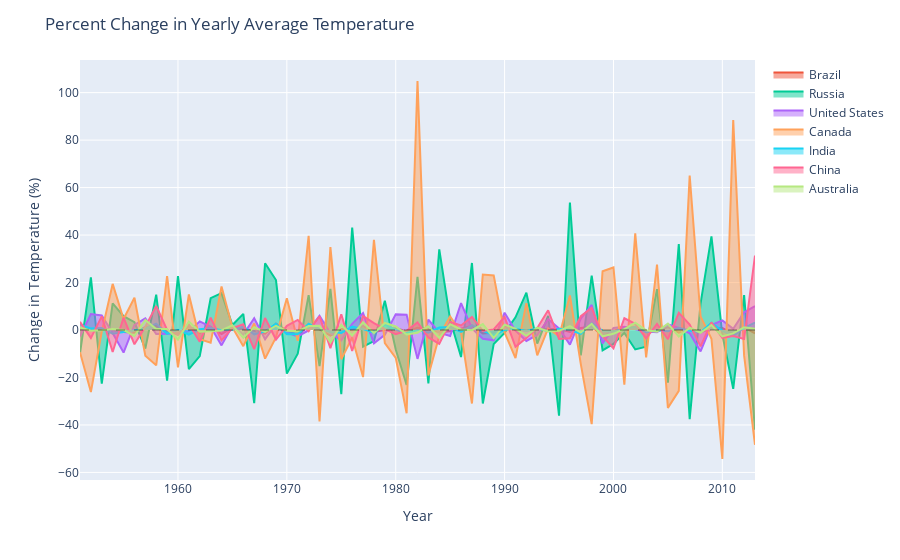

The notebook cell this image was saved under:
### Code cell
# Draw the lie plot (fill area for easier visualization)
fig5 = px.line()
fig5_x = percent_change_df['Years']
fig5_y_Brazil = percent_change_df['% Change in Yearly Avg Temp for Brazil']
fig5_y_Russia = percent_change_df['% Change in Yearly Avg Temp for Russia']
fig5_y_United_States = percent_change_df['% Change in Yearly Avg Temp for United States']
fig5_y_Canada = percent_change_df['% Change in Yearly Avg Temp for Canada']
fig5_y_India = percent_change_df['% Change in Yearly Avg Temp for India']
fig5_y_China = percent_change_df['% Change in Yearly Avg Temp for China']
fig5_y_Australia = percent_change_df['% Change in Yearly Avg Temp for Australia']


# Add filled areas for Area 1 and Area 2
fig5.add_trace(go.Scatter(x=fig5_x, y=fig5_y_Brazil, fill='tozeroy', name='Brazil'))
fig5.add_trace(go.Scatter(x=fig5_x, y=fig5_y_Russia, fill='tozeroy', name='Russia'))
fig5.add_trace(go.Scatter(x=fig5_x, y=fig5_y_United_States, fill='tozeroy', name='United States'))
fig5.add_trace(go.Scatter(x=fig5_x, y=fig5_y_Canada, fill='tozeroy', name='Canada'))
fig5.add_trace(go.Scatter(x=fig5_x, y=fig5_y_India, fill='tozeroy', name='India'))
fig5.add_trace(go.Scatter(x=fig5_x, y=fig5_y_China, fill='tozeroy', name='China'))
fig5.add_trace(go.Scatter(x=fig5_x, y=fig5_y_Australia, fill='tozeroy', name='Australia'))

# Add a horizontal line at y=0
fig5.add_hline(y=0, line=dict(color='black', width=0.5, dash='dash'))

# Update layout with axis labels and title
fig5.update_layout(xaxis_title='Year', yaxis_title='Change in Temperature (%)', title='Percent Change in Yearly Average Temperature')

# Show the plot
fig5.show()

# Graph is interactive: click, hold and drag the box to zom in and get a closer view of the graph!
